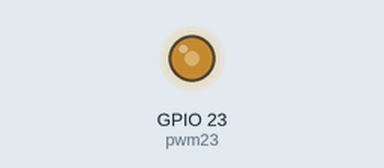
A program run on a simulated ESP32 board running MicroPython. Shown: output pins drawn as LEDs (lit = HIGH).

Above: at 0.05 s.
At 4.95 s:
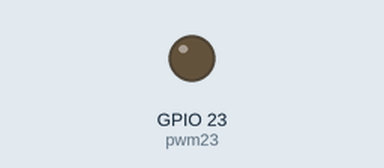
Timing chart, 0 to 6.4 s (numbered marks = the images above):
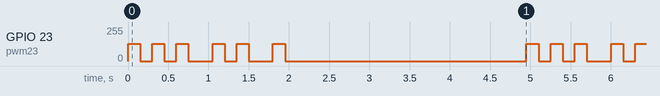

The program:

mario.py
```python
from machine import Pin, PWM
import time


def mario(pwm):
    pwm.freq(659)  # E5
    pwm.duty(512)
    time.sleep_ms(150)
    pwm.deinit()
    time.sleep_ms(150)
    pwm.freq(659)  # E5
    pwm.duty(512)
    time.sleep_ms(150)
    pwm.deinit()
    time.sleep_ms(150)
    pwm.freq(659)  # E5
    pwm.duty(512)
    time.sleep_ms(150)
    pwm.deinit()
    time.sleep_ms(150)
    time.sleep_ms(150)
    pwm.freq(523)  # C5
    pwm.duty(512)
    time.sleep_ms(150)
    pwm.deinit()
    time.sleep_ms(150)
    pwm.freq(659)  # E5
    pwm.duty(512)
    time.sleep_ms(150)
    pwm.deinit()
    time.sleep_ms(150)
    time.sleep_ms(150)
    pwm.freq(784)  # G5
    pwm.duty(512)
    time.sleep_ms(150)


while True:
    pwm23 = PWM(Pin(23))
    mario(pwm23)
    pwm23.deinit()
    time.sleep(3)
```

Measured:
- by itself, GPIO 23 (pwm23): repeats every 5.0 s: 2 × (0/255 0.15 s, 128/255 0.15 s), 0/255 0.30 s, 128/255 0.15 s, 0/255 0.15 s, 128/255 0.15 s, 0/255 0.30 s, 128/255 0.15 s, 0/255 3.0 s, 128/255 0.15 s
